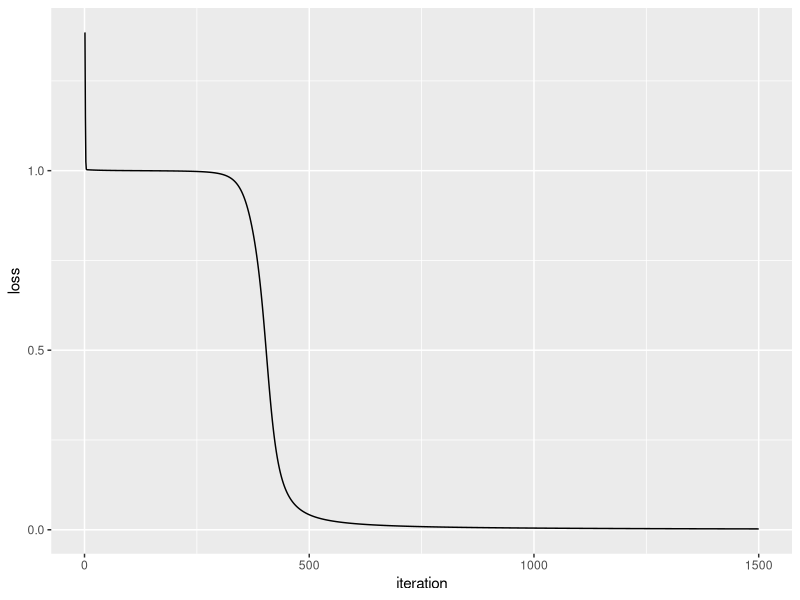

The R script that drew this image:
## ---- chunk 1
knitr::opts_chunk$set(echo = TRUE)
options(scipen=999)
## ---- chunk 2
# predictor variables
X <- matrix(c(
  0,0,1,
  0,1,1,
  1,0,1,
  1,1,1
),
  ncol = 3,
  byrow = TRUE
)

# observed outcomes
y <- c(0, 1, 1, 0)

# print the data so we can take a quick look at it
cbind(X, y)
## ---- chunk 3

# generate a random value between 0 and 1 for each
# element in X.  This will be used as our initial weights
# for layer 1
rand_vector <- runif(ncol(X) * nrow(X))

# convert above vector into a matrix
rand_matrix <- matrix(
  rand_vector,
  nrow = ncol(X),
  ncol = nrow(X),
  byrow = TRUE
)

# this list stores the state of our neural net as it is trained
my_nn <- list(
  # predictor variables
  input = X,
  # weights for layer 1
  weights1 = rand_matrix,
  # weights for layer 2
  weights2 = matrix(runif(4), ncol = 1),
  # actual observed
  y = y,
  # stores the predicted outcome
  output = matrix(
    rep(0, times = 4),
    ncol = 1
  )
)
## ---- chunk 4
#' the activation function
sigmoid <- function(x) {
  1.0 / (1.0 + exp(-x))
}

#' the derivative of the activation function
sigmoid_derivative <- function(x) {
  x * (1.0 - x)
}
## ---- chunk 5
loss_function <- function(nn) {
  sum((nn$y - nn$output) ^ 2)
}
## ---- chunk 6
feedforward <- function(nn) {

  nn$layer1 <- sigmoid(nn$input %*% nn$weights1)
  nn$output <- sigmoid(nn$layer1 %*% nn$weights2)

  nn
}
## ---- chunk 7
backprop <- function(nn) {

  # application of the chain rule to find derivative of the loss function with 
  # respect to weights2 and weights1
  d_weights2 <- (
    t(nn$layer1) %*%
    # `2 * (nn$y - nn$output)` is the derivative of the sigmoid loss function
    (2 * (nn$y - nn$output) *
    sigmoid_derivative(nn$output))
  )

  d_weights1 <- ( 2 * (nn$y - nn$output) * sigmoid_derivative(nn$output)) %*% 
    t(nn$weights2)
  d_weights1 <- d_weights1 * sigmoid_derivative(nn$layer1)
  d_weights1 <- t(nn$input) %*% d_weights1
  
  # update the weights using the derivative (slope) of the loss function
  nn$weights1 <- nn$weights1 + d_weights1
  nn$weights2 <- nn$weights2 + d_weights2

  nn
}
## ---- chunk 8
# number of times to perform feedforward and backpropagation
n <- 1500

# data frame to store the results of the loss function.
# this data frame is used to produce the plot in the 
# next code chunk
loss_df <- data.frame(
  iteration = 1:n,
  loss = vector("numeric", length = n)
)

for (i in seq_len(1500)) {
  my_nn <- feedforward(my_nn)
  my_nn <- backprop(my_nn)

  # store the result of the loss function.  We will plot this later
  loss_df$loss[i] <- loss_function(my_nn)
}

# print the predicted outcome next to the actual outcome
data.frame(
  "Predicted" = round(my_nn$output, 3),
  "Actual" = y
)
## ---- chunk 9
# plot the cost
library(ggplot2)

ggplot(data = loss_df, aes(x = iteration, y = loss)) +
  geom_line()
